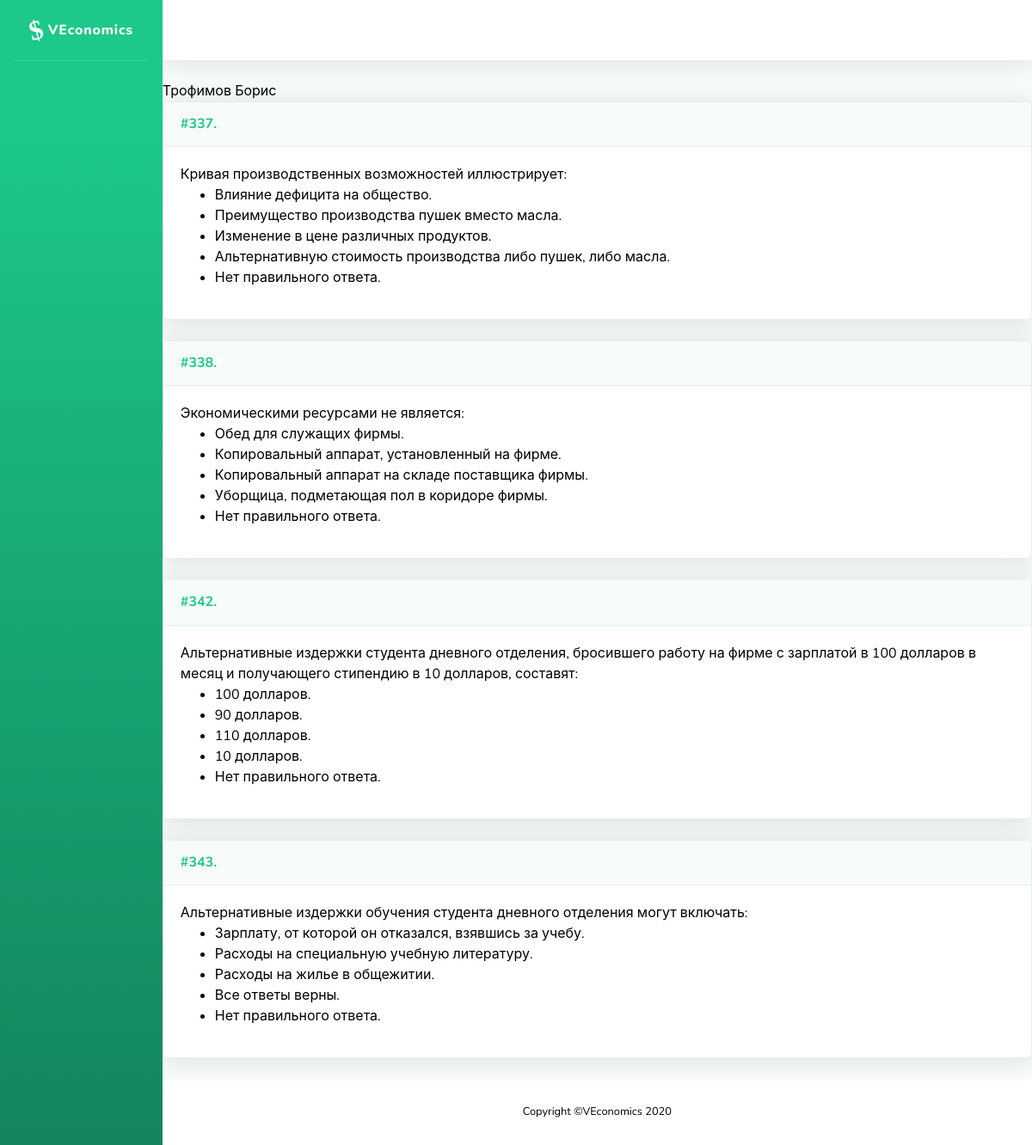
Page /problems/failed/35/35 on the committed database.
### problems/models.py (models this page shows, shortened)
class Problem(models.Model):
    name = models.CharField('Название', max_length=200, blank=True, null=True)
    task = RichTextUploadingField('Условие')
    problem_type = models.IntegerField('Тип задачи', choices=TYPE_CHOICES, blank=False, null=False, default=0)
    short_answer = models.CharField('Ответ (для автоматической проверки)', max_length=200, blank=True)
    yesno_answer = models.IntegerField('Ответ ДА/НЕТ', choices=YESNO_CHOICES, blank=False, default=0)
    solution = RichTextUploadingField('Решение', blank=True)
    hint = RichTextUploadingField('Подсказка', blank=True)
    topics = models.ManyToManyField(Topic, related_name="problems", verbose_name='Темы')
    assignments = models.ManyToManyField(User, through='Assignment', through_fields=['problem', 'person'])
    class Meta:
        ordering = ['id']

class Variant(models.Model):
    text = models.CharField('Вариант ответа', max_length=1000, blank=False)
    right = models.BooleanField('Верный ответ', blank=False, null=False, default=False)
    problem = models.ForeignKey(Problem, verbose_name="Задача", on_delete=models.CASCADE, blank=True, null=True, related_name='variants')
    order = models.IntegerField('Порядковый номер', blank=False, null=False, default=0)
    class Meta:
        verbose_name = 'Ответ'
        verbose_name_plural = 'Ответы'

### problems/views.py (the view)
# urls.py: path('failed/<int:student_id>/<int:testset_pk>', views.failed_tests, name='failed'),
def failed_tests(request, student_id, testset_pk):
    testset = TestSet.objects.get(pk=testset_pk)
    student = User.objects.get(pk=student_id)
    problem_list = testset.problems.all()
    answer = []
    for problem in problem_list:
        negative_result = TestSubmit.objects.filter(assignment__person=student, problem=problem, answer_autoverdict=False).count()
        positive_result = TestSubmit.objects.filter(assignment__person=student, problem=problem, answer_autoverdict=True).count()
        if positive_result == 0 and negative_result > 0:
            answer.append(problem)
    return render(request, "problems/testset_result.html", {'tests': answer, 'student':student})

### problems/templates/problems/testset_result.html
{% extends "problems/sb/base.html" %}
{% block content %}
    {% if tests_ok %}
    <b>РЕЗУЛЬТАТЫ ТЕСТА: {{ tests_ok }}/{{ test_problems.count }} </b>
    {% else %}
        {{ student.last_name }} {{ student.first_name }}
    {% endif %}
    {% for problem in tests %}
        {% include 'problems/problem.html' %}
    {% endfor %}
{% endblock %}

### problems/templates/problems/problem.html (shortened to what this page needs)
{% autoescape off%}
<div class="problem">
    <div class="card shadow mb-4">
        <div class="problem-header">
            <a name="problem-{{ problem.id }}" class="d-block card-header py-3" role="button" aria-expanded="true" aria-controls="collapse">
                    <h6 class="m-0 font-weight-bold text-primary">
                        <nobr>
                            <div class="problem-id">
                                #{{ problem.id }}.
                            </div>
                        </nobr>
                    </h6>
            </a>
        </div>
        <div class="card-body">
        <div class="collapse show" id="problem-{{ problem.id }}">
            <div class="problem-task">
                {{ problem.task }}
                {% if not problem.submit and not problem.assignment and not problem.form %}
                    {% if problem.variants %}
                        <ul>
                            {% for variant in problem.variants.all %}
                                <li>
                                    {{ variant.text }}
                                </li>
                            {% endfor %}
                        </ul>
                    {% endif %}
                {% endif %}
            </div>
        </div>
    </div>
    </div>
</div>
{% endautoescape %}

### problems/static/problems/main.css (style rules this page uses)
.problem-header { white-space:nowrap }
h6 div { display:inline-block; }

### rows in the picture
Problem: id "337", task "Кривая производственных возможностей иллюстрирует:"
Variant: text "Влияние дефицита на общество."
Variant: text "Преимущество производства пушек вместо масла."
Variant: text "Изменение в цене различных продуктов."
Variant: text "Альтернативную стоимость производства либо пушек, либо масла."
Variant: text "Нет правильного ответа."
Problem: id "338", task "Экономическими ресурсами не является:"
Variant: text "Обед для служащих фирмы."
Variant: text "Копировальный аппарат, установленный на фирме."
Variant: text "Копировальный аппарат на складе поставщика фирмы."
Variant: text "Уборщица, подметающая пол в коридоре фирмы."
Variant: text "Нет правильного ответа."
Problem: id "342", task "Альтернативные издержки студента дневного отделения, бросившего работу на фирме с зарплатой в 100 долларов в месяц и получающего стипендию в 10 долларов, составят:"
Variant: text "100 долларов."
Variant: text "90 долларов."
Variant: text "110 долларов."
Variant: text "10 долларов."
Variant: text "Нет правильного ответа."
Problem: id "343", task "Альтернативные издержки обучения студента дневного отделения могут включать:"
Variant: text "Зарплату, от которой он отказался, взявшись за учебу."
Variant: text "Расходы на специальную учебную литературу."
Variant: text "Расходы на жилье в общежитии."
Variant: text "Все ответы верны."
Variant: text "Нет правильного ответа."

### other values in the picture
{{ student.last_name }} "Трофимов"
{{ student.first_name }} "Борис"
